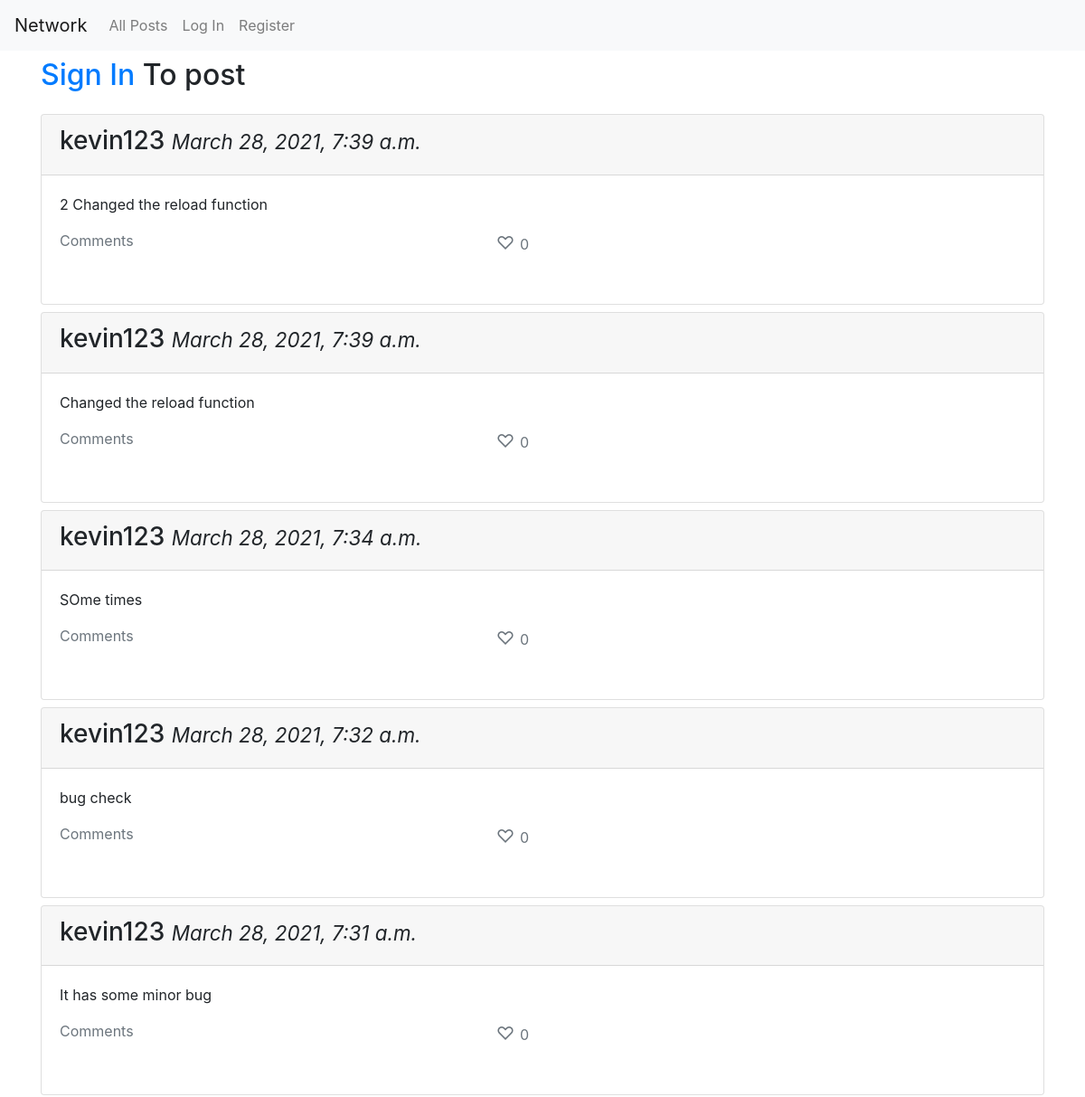
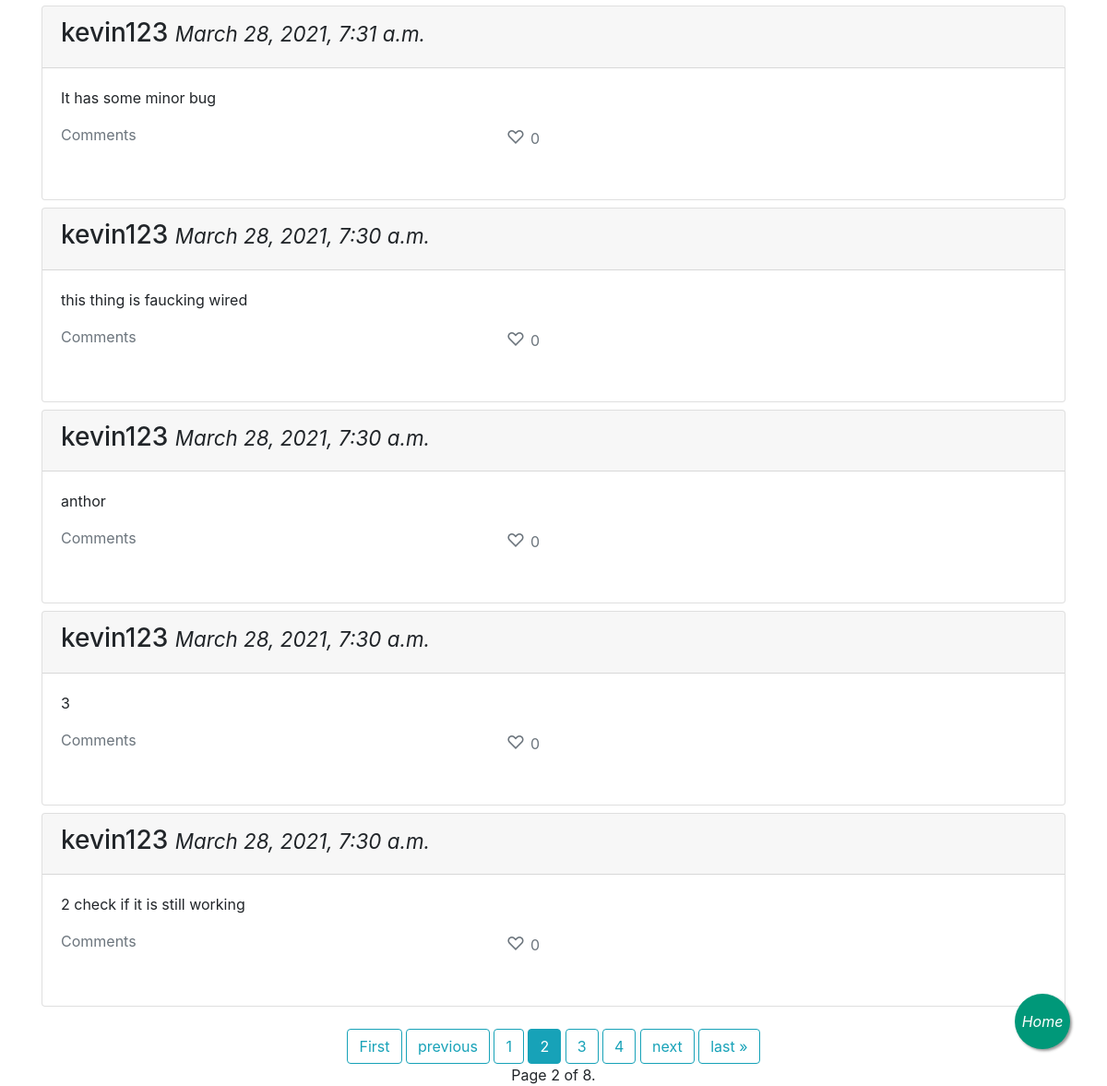
Screenshot of /?page=2 with the database file from the repository (2 pictures, top to bottom).
### network/models.py (models this page shows, shortened)
class Posts(models.Model):
    posterUsername = models.ForeignKey(User, on_delete=models.CASCADE, related_name="post_creator")
    postContent = models.CharField(max_length=64)
    dateTime =  models.DateTimeField(auto_now_add=True)
    likers = models.ManyToManyField(User, related_name="post_likers")
    like = models.IntegerField()

class User(AbstractUser):
    pass

### network/views.py (the view)
# urls.py: path("", views.index, name="index"),
def index(request):
    posts = Posts.objects.all()
    posts = posts.order_by("-dateTime").all()
    paginator = Paginator(posts, 10)
    page_number = request.GET.get('page')
    page_obj = paginator.get_page(page_number)
    return render(request, "network/index.html",{
        "posts": page_obj,
    })

### network/templates/network/index.html (shortened to what this page needs)
{% extends "network/layout.html" %}
{% block body %}
    <div class="container">
        {%if request.path == "/" %}
        {% if user.is_authenticated %}
        <div id="create" class="border p-3 mt-4">
            <div>
                <h2>New Post</h2>
            </div>
            <div id="post_form">
                <form id = "form">
                    {% csrf_token %}
                    <div class="form-group">
                        <textarea name="postArea" id="postContent" cols="10" rows="2" class="form-control" required></textarea>
                        <input class="btn btn-primary mt-2" type="submit" value="Post">
                    </div>
                </form>
            </div>
        </div>
        {%else%}
        <div class="mt-2">
            <h2><a href="{% url 'login' %}">Sign In </a> To post</h2>
        </div>
        {%endif%}
        {%endif%}
        <div id="display_posts" class="mt-4">
            {% for post in posts %}
            <div class="card mt-2" id="post{{post.id}}">
                <div id="postbody">
                    <div class="card-header">
                        <h3 class="media-heading">
                            <span id="posterUsername" data-idno="{{post.posterUsername}}" >{{post.posterUsername}}</span>
                            <small><i>{{post.dateTime}}</i></small>
                        </h3>
                    </div>
                    <div class="card-body mb-3">
                        <p id="postcontent">{{post.postContent}}</p>
                        <div class="row justify-content-between">
                            <div class="col-6 text-muted ml-0 row justify-content-between">
                                <p class="comments" onclick="showcomments('{{post.id}}')">Comments</p>
                                {% if user in post.likers.all %}
                                <p id="likediv">
                                    <span id="heartIcon" onclick="likepost('{{post.id}}')" class="red rounded-circle likedicon">&#x2665; </span>
                                    <span id="likeno" class="red likedicon">{{post.like}}</span>
                                </p>
                                {%else%}
                                <p id="likediv">
                                    <span id="heartIcon" class="unlikedicon" onclick="likepost('{{post.id}}')">&#x2661; </span>
                                    <span id="likeno" class="unlikedicon" >{{post.like}}</span>
                                </p>
                                {%endif%}
                            </div>
                        </div>
                    </div>
                </div>
            </div>
            {%endfor%}
        </div>
        {% if posts %}
        <div class="d-flex justify-content-center">
            <div>
            <div class="pagination ">
                <span class="step-links">
                    {% if posts.has_previous %}
                        <a class="btn btn-outline-info mt-4" href="{{ request.path }}?page=1">First</a>
                        <a class="btn btn-outline-info mt-4" href="{{ request.path }}?page={{ posts.previous_page_number }}">previous</a>
                    {% endif %}
                    <span class="current">
                        {% for num in posts.paginator.page_range %}
                            {% if posts.number == num %}
                                <a class="btn btn-info mt-4" href="{{ request.path }}?page={{ num }}">{{ num }}</a>
                            {% elif num > posts.number|add:'-3' and num < posts.number|add:'3' %}
                                <a class="btn btn-outline-info mt-4" href="{{ request.path }}?page={{ num }}">{{ num }}</a>
                            {% endif %}
                        {% endfor %}
                    </span>
                    {% if posts.has_next %}
                        <a class="btn btn-outline-info mt-4" href="{{ request.path }}?page={{ posts.next_page_number }}">next</a>
                        <a class="btn btn-outline-info mt-4" href="{{ request.path }}?page={{ posts.paginator.num_pages }}">last &raquo;</a>
                    {% endif %}
                </span>
            </div>
            <div id="pageNo" class="d-flex justify-content-center">
                <span class="current">
                    Page {{ posts.number }} of {{ posts.paginator.num_pages }}.
                </span>
            </div>
        </div>
       {%else%}
       <div><h3>No Posts Available</h3></div>
       {%endif%}
        </div>
    </div>
    <div class="floatingButton">
        <a href="{% url 'index' %}">
            {% if user.is_authenticated %}
            <i>Add</i>
            {%else%}
            <i>Home</i>
            {%endif%}
        </a>
    </div>
{% endblock %}

### network/static/network/styles.css (style rules this page uses)
#heartIcon { font-size: 20px; }
.floatingButton { position:fixed; background-color:#009879; color:#FFF; border-radius:50%; justify-content: center; align-items: center; box-shadow: 2px 2px 3px #999; }
.floatingButton>a { display: flex; align-items: center; justify-content: center; color: #FFF; height: 100%; }
@media (min-width: 600px) { .floatingButton { width:60px; height:60px; bottom:40px; right:40px; } }

### rows the page displays
Posts: posterUsername "kevin123", dateTime "March 28, 2021, 7:39 a.m.", postContent "2 Changed the reload function", like "0"
Posts: posterUsername "kevin123", dateTime "March 28, 2021, 7:39 a.m.", postContent "Changed the reload function", like "0"
Posts: posterUsername "kevin123", dateTime "March 28, 2021, 7:34 a.m.", postContent "SOme times", like "0"
Posts: posterUsername "kevin123", dateTime "March 28, 2021, 7:32 a.m.", postContent "bug check", like "0"
Posts: posterUsername "kevin123", dateTime "March 28, 2021, 7:31 a.m.", postContent "It has some minor bug", like "0"
Posts: posterUsername "kevin123", dateTime "March 28, 2021, 7:31 a.m.", postContent "It has some minor bug", like "0"
Posts: posterUsername "kevin123", dateTime "March 28, 2021, 7:30 a.m.", postContent "this thing is faucking wired", like "0"
Posts: posterUsername "kevin123", dateTime "March 28, 2021, 7:30 a.m.", postContent "anthor", like "0"
Posts: posterUsername "kevin123", dateTime "March 28, 2021, 7:30 a.m.", postContent "3", like "0"
Posts: posterUsername "kevin123", dateTime "March 28, 2021, 7:30 a.m.", postContent "2 check if it is still working", like "0"

### other values shown
{{ num }} "1" "3" "4"
{{ num }} "2"
{{ posts.number }} "2"
{{ posts.paginator.num_pages }} "8"
